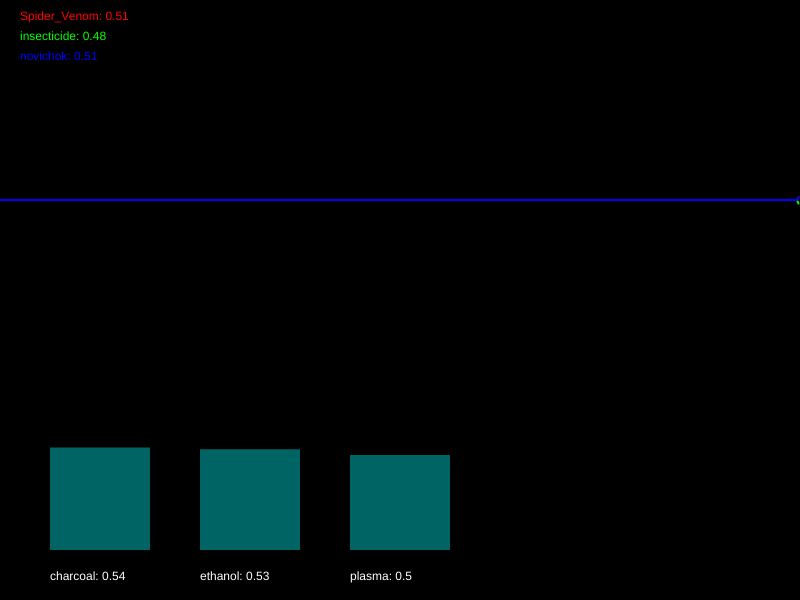
Frame 1 (no input)
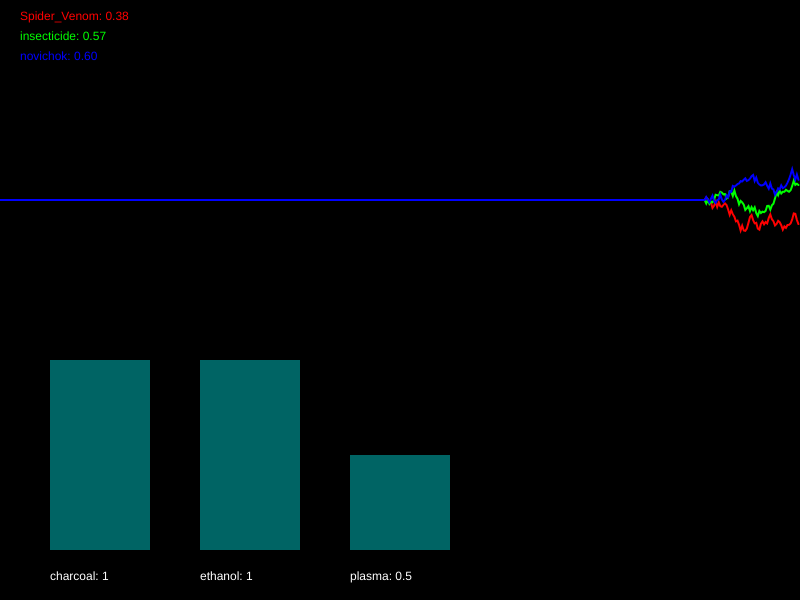
Frame 60 (no input)
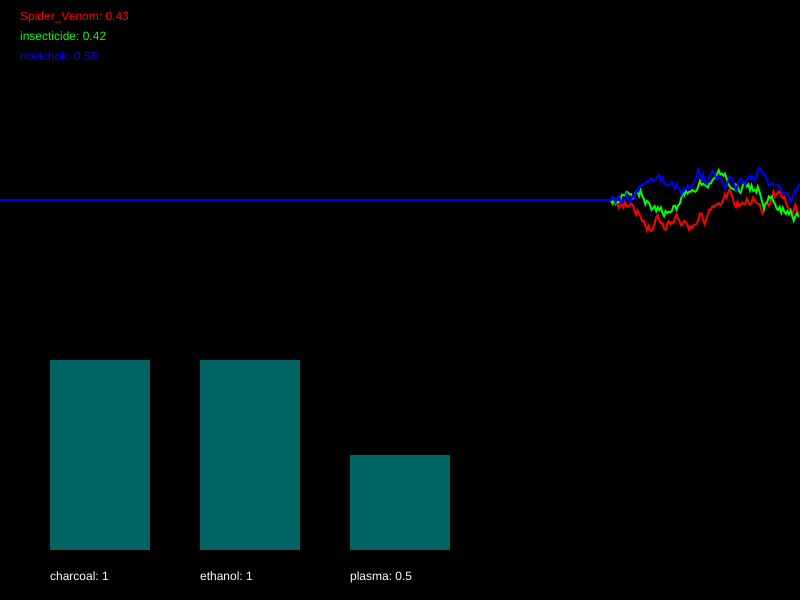
Frame 120 (the mouse pressed at the canvas centre since frame 60)

The p5.js sketch that drew these frames (run headless with seeded random() and noise() and a simulated clock; from frame 60 on, the mouse is pressed at the canvas centre):

// p5.js sketch
// ── sketch.js
/*

CaseNum: 401-0

Case 401 - The Case of Norbert's Weiner Stand
Stage 1 - Noxious Weiner

Console city has been plunged into chaos. The notorious poisoner Norbert has struck the population down with a potent poison. 
Word has it that he is smuggling his venomous filth via a streetside weiner stand. 
Hundreds of people have been affected, and the municipal water company tells me that their sewers are at full capacity. 
This is no laughing matter. I need you to head down to our lab and work on an antidote.

You must develop the antidote by using conditional statements in the draw loop to
do the following:

	- If Spider_Venom dips below 0.37, decrease charcoal by 0.05
	- If novichok goes above 0.36, raise charcoal by 0.04
	- When insecticide dips below 0.7, decrement ethanol by 0.01
	- When Spider_Venom dips below 0.75, increment ethanol by 0.04
	- When novichok dips below 0.3, reduce plasma by 0.05
	- When insecticide dips below 0.37, try increasing plasma by 0.03


Your conditional statements should consider the following poisons:

	- Spider_Venom
	- insecticide
	- novichok


Your conditional statements should modify the following antidotes:

	- charcoal
	- ethanol
	- plasma


- There are many ways to complete this task but you should only use the following commands and operators:

	if(){}
	>
	<
	+=
	-=

*/

//Declare the poison variables
var Spider_Venom;
var insecticide;
var novichok;


//Declare the antidote variables
var charcoal;
var ethanol;
var plasma;


//This variable is used for drawing the graph
var graphs;


function setup()
{

	createCanvas(800,600);
	strokeWeight(2);

	//initialise the poisons and antidotes
	Spider_Venom = 0.5;
	insecticide = 0.5;
	novichok = 0.5;
	charcoal = 0.5;
	ethanol = 0.5;
	plasma = 0.5;


	//fills the graph with empty values
	graphs = [];

	for(var i = 0; i < 3; i++)
	{
		graphs.push([]);
		for(var j = 0; j < 512; j++)
		{
			graphs[i].push(0.5);
		}
	}

}

function draw()
{

	//Develop the antidote below
	//Write conditional statements to change the amount of each substance ...

	if(Spider_Venom < 0.37)
	{
		charcoal -= 0.05
	}

	if(novichok > 0.36)
	{
		charcoal += 0.04
	}

	
	if(insecticide < 0.7)
	{
		ethanol -= 0.01
	}

	if(Spider_Venom < 0.75)
	{
		ethanol += 0.04
	}

	if(novichok < 0.3)
	{
		plasma -= 0.05
	}

	if(insecticide < 0.37)
	{
		plasma += 0.03
	}



	//////////////////////////////////////////////////////

	//the code below generates new values using random numbers

	/*
		For testing, you might want to temporarily comment out
		these lines and set the same variables to constant values
		instead.
	*/

	Spider_Venom = nextValue(graphs[0],Spider_Venom);
	insecticide = nextValue(graphs[1],insecticide);
	novichok = nextValue(graphs[2],novichok);


	charcoal = constrain(charcoal, 0, 1);
	ethanol = constrain(ethanol, 0, 1);
	plasma = constrain(plasma, 0, 1);


	///////// DO NOT CHANGE THE CODE BELOW ///////////

	//drawing code

	// set background
	background(0);
	noFill();

	//draw the graphs for the vitals
	var colors = [
	color(255, 0, 0),
	color(0, 255, 0),
	color(0, 0, 255),
	color(255, 0, 255),
	color(255, 255, 0),
	color(0, 255, 255)
	];

	for(var i = 0; i < graphs.length; i++)
	{
		stroke(colors[i]);
		drawGraph(graphs[i]);
	}

	//draw the poisons as text
	noStroke();
	fill(colors[0]);
	text('Spider_Venom: ' + nf(Spider_Venom,1,2), 20,20);
	fill(colors[1]);
	text('insecticide: ' + nf(insecticide,1,2), 20,40);
	fill(colors[2]);
	text('novichok: ' + nf(novichok,1,2), 20,60);


	//draw the antidotes bar chart
	drawBar(charcoal,50,'charcoal');
	drawBar(ethanol,200,'ethanol');
	drawBar(plasma,350,'plasma');


}

function nextValue(graph, val)
{
	//gets the next value for a vital and puts it in an array for drawing
	var delta = random(-0.03,0.03);

	val += delta;
	if(val > 1 || val < 0)
	{
		delta *= -1;
		val += delta * 2;
	}

	graph.push(val)
	graph.shift();
	return val;
}

function drawGraph(graph)
{
	//draws an array as a graph
	beginShape();
	for(var i = 0; i < graph.length; i++)
	{
			vertex(width * i/512, height * 0.5 - graph[i]* height/3)
	}
	endShape();
}


function drawBar(val, x, name)
{
	//draws the bars for bar chart
    noStroke();
    fill(0,100,100);
	var mh = height * 0.4 - 50;
	rect(x,(height - 50) - val*mh, 100, val*mh);
    fill(255);
	text(name + ": " + val, x, height - 20);
}
